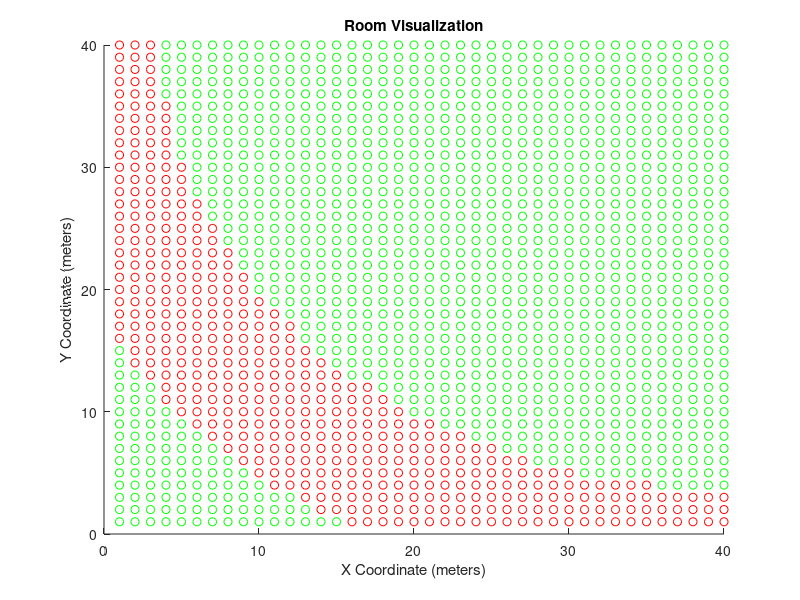

The MATLAB script that drew this image:
% clc;
% close all;
% clear;
% bw_range = [15:1:72]; 
% beam_width_range = [0.1 : 1: 50];
% room_radius      = [3:1:20]; % [m] 
% 
% % Step-1 Compute the Antenna Gain Relative to that of the beam-width
% G = 10 .* log10((4*pi) ./ (deg2rad(beam_width_range))); %[dB]
% 
% % Example throughput values (use your tput_results instead)
% tput_results = load("tput7.mat").tput_results;
% t_flat = [];
% g_flat = [];
% bw_flat = [];
% r_flat = [];
% 
% 
% for gain = 1:length(G)
%     disp(gain)
%     for bw = 1:length(bw_range)
%         for rad = 1:length(room_radius)
%             t_val = tput_results(gain,bw,rad);
%             t_val = t_val /1e9;
%               t_flat = [t_flat t_val];
%               g_flat = [g_flat beam_width_range(gain) ];
%               bw_flat = [bw_flat bw_range(bw)];
%               r_flat = [r_flat (2*room_radius(rad))^2];
% %             scatter3(G(gain), bw_range(bw), (2*room_radius(rad))^2, 50,t_val,'filled');
% %             hold on;
%     end
% end
% end
% figure;
% scatter3(g_flat, bw_flat, r_flat, 30,t_flat,'filled');
% 
% % ax = gca;
% % ax.XDir = 'reverse';
% view(-31,14)
% xlabel('Antenna Beanwidth [Degree]')
% ylabel('Bandwidth [GHz]')
% zlabel('Room Size [m^2]')
% 
% cb = colorbar;                                     % create and label the colorbar
% cb.Label.String = 'Tput [G
% bps]';
% 


% MATLAB Script to Simulate a Room and Compute Distance to the Rightmost Corner
% MATLAB Script to Simulate a Room and Compute Distance to the Rightmost Corner

% Parameters for the room (length, width, height)
% Parameters
% Parameters
room_size = 40;       % Room size (40x40 meters)
d_thresh = 5;         % Distance threshold
d_user = 10;          % Distance of the user to the corner
user_x = 30;          % User's x-coordinate
user_y = 0;          % User's y-coordinate

% Define the corner coordinates (you can change these values)
corner_x = 40;         % X-coordinate of the corner
corner_y = 40;         % Y-coordinate of the corner

% Create the grid of coordinates for the room
[x, y] = meshgrid(1:room_size, 1:room_size);

% Calculate the distance from the user's position to the corner
dist_user_to_corner = sqrt((user_x - corner_x)^2 + (user_y - corner_y)^2);

% Calculate the distance from each point in the room to the corner
dist_to_corner = sqrt((x - corner_x).^2 + (y - corner_y).^2);

% Plot the room
figure;
hold on;
axis([0 room_size 0 room_size]);
title('Room Visualization');
xlabel('X Coordinate (meters)');
ylabel('Y Coordinate (meters)');

% Iterate through each point in the room
red_area = 0;
green_area = 0;
for i = 1:room_size
    for j = 1:room_size
        % Compute the distance from the current point to the corner
        d_compute = dist_to_corner(i,j);
        
        % Check if the distance difference is less than or equal to d_thresh
        if abs(d_compute - dist_user_to_corner) <= d_thresh
            % Color red if within threshold
            plot(x(i,j), y(i,j), 'ro');
            red_area = red_area + 1;
        else
            % Color green if outside threshold
            plot(x(i,j), y(i,j), 'go');
            green_area = green_area + 1;
        end
    end
end

% Display the areas
total_area = room_size * room_size;
fprintf('Red Area: %.2f square meters (%.2f%%)\n', red_area, (red_area / total_area) * 100);
fprintf('Green Area: %.2f square meters (%.2f%%)\n', green_area, (green_area / total_area) * 100);

hold off;
